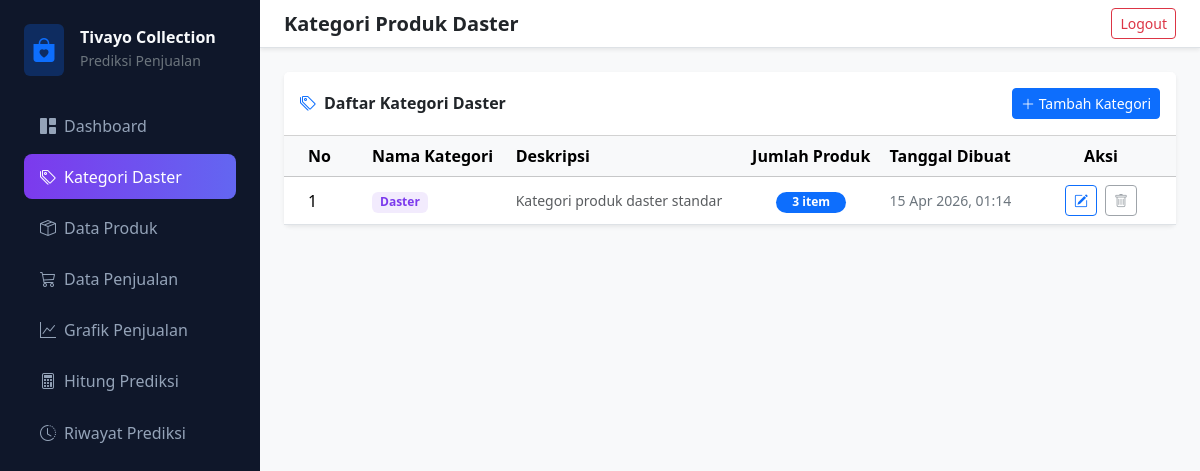
The app's page /public/index.php?page=kategori (signed in) with its own data.
### tables this page shows
CREATE TABLE `kategori` (
  `id` int NOT NULL AUTO_INCREMENT,
  `nama_kategori` varchar(50) NOT NULL UNIQUE,
  `deskripsi` varchar(255) DEFAULT NULL,
  `created_at` timestamp NULL DEFAULT CURRENT_TIMESTAMP,
  `updated_at` timestamp NULL DEFAULT CURRENT_TIMESTAMP ON UPDATE CURRENT_TIMESTAMP,
  PRIMARY KEY (`id`)
);

### public/index.php (called while the page is built, shortened)
<?php
require_once __DIR__ . '/../views/dashboard/index.php';

### config/database.php (called while the page is built)
<?php
return [
    'host' => 'localhost',
    'user' => 'tivayoco_daster',
    'password' => 'yogaP123@',
    'dbname' => 'tivayoco_collection',
    'charset' => 'utf8mb4'
];

### core/Database.php (called while the page is built, shortened)
<?php
class Database
{
    private $pdo;
    private $stmt;
    public function __construct()
    {
        $this->config = require __DIR__ . '/../config/database.php';
        $dsn = "mysql:host={$this->config['host']};dbname={$this->config['dbname']};charset={$this->config['charset']}";
        $options = [
            PDO::ATTR_ERRMODE => PDO::ERRMODE_EXCEPTION,
            PDO::ATTR_DEFAULT_FETCH_MODE => PDO::FETCH_ASSOC,
            PDO::ATTR_EMULATE_PREPARES => false,
        ];
        try {
            $this->pdo = new PDO($dsn, $this->config['user'], $this->config['password'], $options);
        } catch (PDOException $e) {
            throw new PDOException($e->getMessage(), (int) $e->getCode());
        }
    }
    public function query(string $sql): self
    {
        $this->stmt = $this->pdo->prepare($sql);
        return $this;
    }
    public function execute(): bool
    {
        return $this->stmt->execute();
    }
    public function resultSet(): array
    {
        $this->execute();
        return $this->stmt->fetchAll();
    }
}
?>

### models/Kategori.php (called while the page is built, shortened)
<?php
require_once __DIR__ . '/../core/Database.php';
class Kategori
{
    private $db;
    public function __construct()
    {
        $this->db = new Database();
    }
    public function getAllKategori()
    {
        $this->db->query("
            SELECT k.*, COUNT(p.id) as jumlah_produk
            FROM kategori k
            LEFT JOIN data_produk p ON k.id = p.kategori_id
            GROUP BY k.id
            ORDER BY k.id DESC
        ");
        return $this->db->resultSet();
    }
}

### views/dashboard/kategori/kategori.php (the view, shortened to what this page needs)
<?php
require_once __DIR__ . '/../../../models/Kategori.php';
$model = new Kategori();
$dataKategori = $model->getAllKategori();
?>
<main class="main-content">
    <nav class="navbar navbar-light bg-white border-bottom px-4 sticky-top shadow-sm">
        <h5 class="mb-0 fw-bold">Kategori Produk Daster</h5>
        <a href="process_logout.php" class="btn btn-outline-danger btn-sm">Logout</a>
    </nav>
    <div class="container-fluid p-4">
        <div class="card border-0 shadow-sm">
            <div class="card-header bg-white py-3 d-flex justify-content-between align-items-center">
                <h6 class="mb-0 fw-semibold"><i class="bi bi-tags me-2 text-primary"></i>Daftar Kategori Daster</h6>
                <button class="btn btn-primary btn-sm" data-bs-toggle="modal" data-bs-target="#addKategoriModal">
                    <i class="bi bi-plus-lg"></i> Tambah Kategori
                </button>
            </div>
            <div class="card-body p-0">
                <div class="table-responsive">
                    <table class="table table-hover align-middle mb-0">
                        <thead class="table-light">
                            <tr>
                                <th class="ps-4" style="width: 80px">No</th>
                                <th>Nama Kategori</th>
                                <th>Deskripsi</th>
                                <th class="text-center">Jumlah Produk</th>
                                <th>Tanggal Dibuat</th>
                                <th class="text-center" style="width: 150px">Aksi</th>
                            </tr>
                        </thead>
                        <tbody>
                            <?php if (empty($dataKategori)): ?>
                                <tr>
                                    <td colspan="6" class="text-center py-4 text-muted">Belum ada kategori terdaftar.</td>
                                </tr>
                            <?php else: ?>
                                <?php $no = 1;
                                foreach ($dataKategori as $row): ?>
                                    <tr>
                                        <td class="ps-4"><?php echo $no++; ?></td>
                                        <td class="fw-semibold text-dark">
                                            <span class="badge bg-purple bg-opacity-10 text-purple px-2 py-1.5" style="color: #7c3aed; background-color: rgba(124, 58, 237, 0.1)">
                                                <?php echo htmlspecialchars($row['nama_kategori']); ?>
                                            </span>
                                        </td>
                                        <td class="text-muted small"><?php echo htmlspecialchars($row['deskripsi'] ?? 'Tidak ada deskripsi'); ?></td>
                                        <td class="text-center">
                                            <?php if ($row['jumlah_produk'] > 0): ?>
                                                <span class="badge bg-primary px-3 py-1.5 rounded-pill">
                                                    <?php echo $row['jumlah_produk']; ?> item
                                                </span>
                                            <?php else: ?>
                                                <span class="badge bg-secondary px-3 py-1.5 rounded-pill bg-opacity-50">
                                                    Kosong
                                                </span>
                                            <?php endif; ?>
                                        </td>
                                        <td class="small text-secondary"><?php echo date('d M Y, H:i', strtotime($row['created_at'])); ?></td>
                                        <td class="text-center">
                                            <button class="btn btn-sm btn-outline-primary me-1" data-bs-toggle="modal"
                                                data-bs-target="#editKategoriModal"
                                                onclick="populateEditKategori(<?php echo htmlspecialchars(json_encode($row)); ?>)">
                                                <i class="bi bi-pencil-square"></i>
                                            </button>
                                            <?php if ($row['jumlah_produk'] > 0): ?>
                                                <button class="btn btn-sm btn-outline-secondary" disabled
                                                        title="Kategori ini tidak dapat dihapus karena masih memiliki produk">
                                                    <i class="bi bi-trash"></i>
                                                </button>
                                            <?php endif; ?>
                                        </td>
                                    </tr>
                                <?php endforeach; ?>
                            <?php endif; ?>
                        </tbody>
                    </table>
                </div>
            </div>
        </div>
    </div>
</main>

### views/dashboard/index.php (style rules this page uses)
:root { --sidebar-width: 260px; }
body { background-color: #f8f9fa; font-family: 'Segoe UI', sans-serif; }
.main-content { margin-left: var(--sidebar-width); min-height: 100vh; }

### records on screen
kategori: nama_kategori "Daster", deskripsi "Kategori produk daster standar", jumlah_produk "3", created_at "15 Apr 2026, 01:14"
